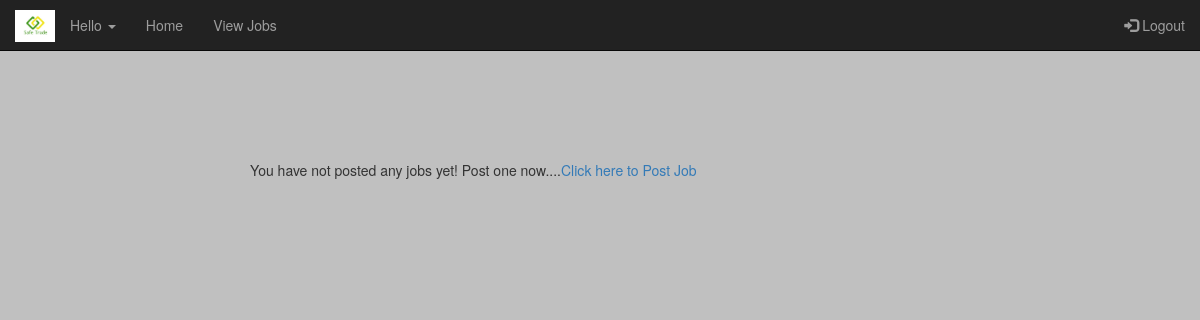
/userPage.php?uid=14, run on an earlier commit of the app's database.
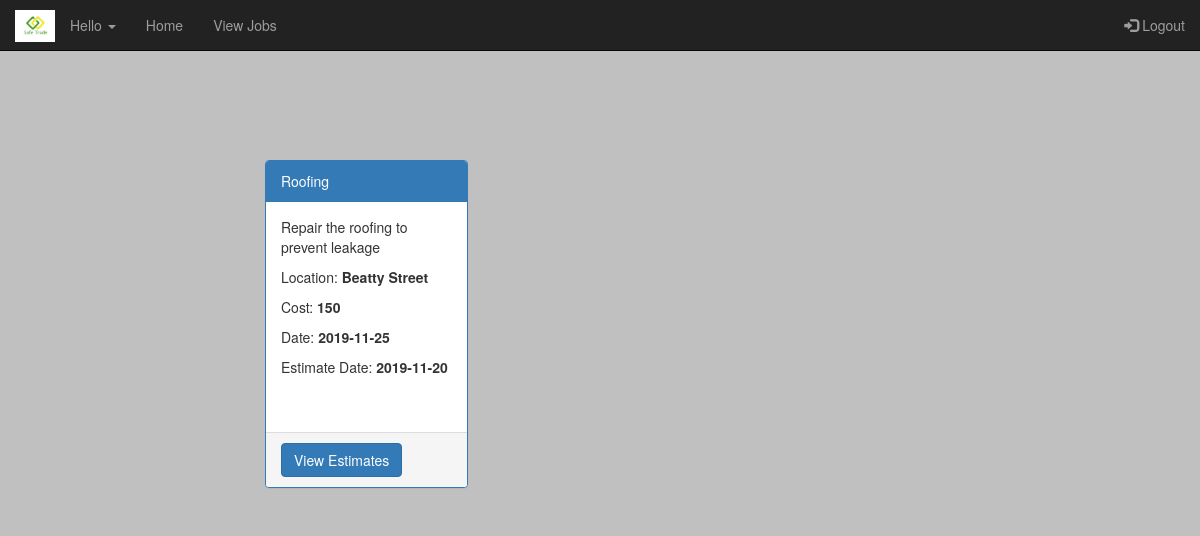
And on a later commit of the database.
### tables this page shows
CREATE TABLE `jobdetails` (
  `JobId` int(11) NOT NULL,
  `UId` int(11) NOT NULL,
  `JobType` varchar(255) NOT NULL,
  `JobDescription` varchar(255) NOT NULL,
  `Location` varchar(50) NOT NULL,
  `CostRange` double NOT NULL,
  `ActiveDate` date NOT NULL,
  `EstimateDate` date NOT NULL,
  `IsClosed` int(11) NOT NULL
);

### classes/Job.php (called while the page is built, shortened)
<?php
class Job{
  private $jdescription = "";
  private $jtype = "";
  private $cost = null;
  private $activedate = "";
  private $estimationdate = null;
  private $location = null;
  public function __construct($jid,$uid, $jtype,$jdescription,$location,   $cost, $activedate,$estimationdate,$isclosed){
    $this->jdescription = $jdescription;
    $this->jtype = $jtype;
    $this->cost = $cost;
    $this->activedate = $activedate;
    $this->estimationdate = $estimationdate;
    $this->location = $location;
  }
  public static function findByUser($mysqli, $uid){
    $sql = sprintf("select * from jobdetails where UId=%s", $uid);
    $result = $mysqli->query($sql);
    if ($result){
      $jobs = new Collection();
      while($row = $result->fetch_assoc()){
        $job = new Job($row['JobId'],$row['UId'], $row['JobType'], $row['JobDescription'], $row['Location'], $row['CostRange'], $row['ActiveDate'], $row['EstimateDate'],$row['IsClosed']);
        $jobs->Add($row['JobId'], $job);
      }
    }
    return $jobs;
  }
  public function getJobDescription(){
    return $this->jdescription;
  }
  public function getJobType(){
    return $this->jtype;
  }
  public function getLocation(){
    return $this->location;
  }
  public function getCost(){
    return $this->cost;
  }
  public function getActiveDate(){
    return $this->activedate;
  }
  public function getEstimateDate(){
    return $this->estimationdate;
  }
}
?>

### classes/Collection.php (called while the page is built, shortened)
<?php
class Collection {
    private $records = array();
    public function add($key, $record){
        $result = false;
        if ($key != null) {
            $this->records[$key] = $record;
            $result = true;
        }
        return $result;
    }
    public function getRecords(){
        return $this->records;
    }
}
?>

### userPage.php (the view, shortened to what this page needs)
<?php
require_once("headers.php");
require_once("footer.php");
?>
<div class="container" style="margin-top: 80px;width: 700px;">
<div class="row">
<?php  $jobs=Job ::findByUser($mysqli,$_GET['uid']);
          $count=0;
          foreach($jobs->getRecords() as $id => $job)
          {
             $count=$count+1;
          }
          if($count ==0)
          {
            echo "You have not posted any jobs yet! Post one now....";
            echo "<a data-toggle=\"modal\" data-target=\"#myModal\">Click here to Post Job</a>";
          }
          else{
             foreach($jobs->getRecords() as $id => $job){  ?>
<div class="col-sm-4" >
      <div class="panel panel-primary">
        <div class="panel-heading"><?php echo $job->getJobType(); ?></div>
        <div class="panel-body" style="height:230px">
        <p><?php echo $job->getJobDescription(); ?></p>
        <p>Location: <b><?php echo $job->getLocation(); ?></b></p>
        <p>Cost: <b><?php echo $job->getCost(); ?></b></p>
        <p>Date: <b><?php echo $job->getActiveDate(); ?></b></p>
        <p>Estimate Date: <b><?php echo $job->getEstimateDate(); ?></b></p>
        </div>
        <div class="panel-footer pviewestimate">
            <a data-toggle="modal" data-target="" class="btn btn-primary viewestimate" name="viewestimate">View Estimates</a>
        </div>
      </div>
    </div>
    <?php }}; ?>
    </div>
</div>

What changed in the data, as far as the page shows it:
added jobdetails: JobType "Roofing", JobDescription "Repair the roofing to prevent leakage", Location "Beatty Street", CostRange "150", ActiveDate "2019-11-25", EstimateDate "2019-11-20"
Also different on the page:
text no longer shown: "You have not posted any jobs yet! Post one now.... Click here to Post Job"
